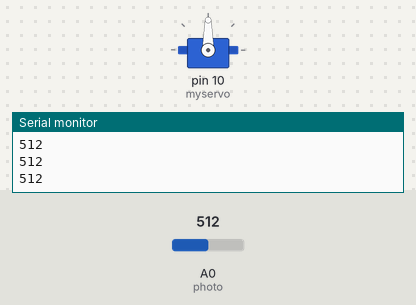
This sketch was run on a simulated Arduino Uno, built with avr-gcc and run on an emulated ATmega328P. On the bench: servo, the last lines printed to the serial monitor. The test bench sets the inputs (shaded band); at power-on: A0 (photo) = 512.

Above: at 1.2 s.
1.3 s: A0 (photo) set to 783
2.8 s: A0 (photo) set to 811
At 3.4 s:
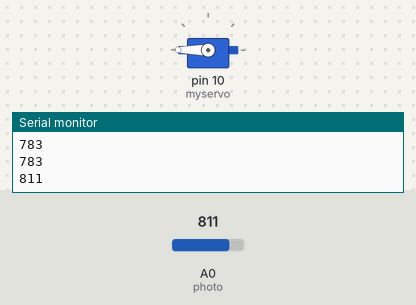
5.8 s: A0 (photo) set to 790
At 5.8 s:
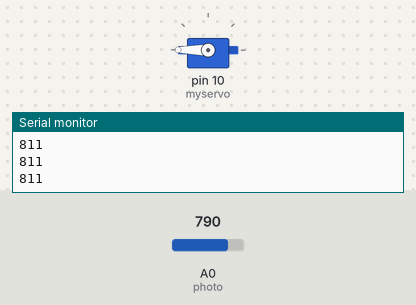
7.3 s: A0 (photo) set to 810
At 7.9 s:
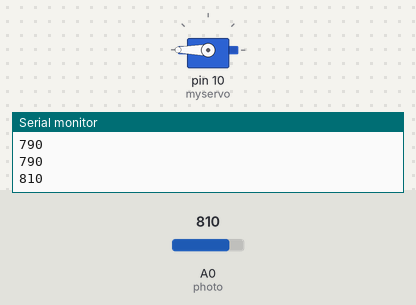
Timing chart, 0 to 11.3 s (numbered marks = the images above; inputs shaded):
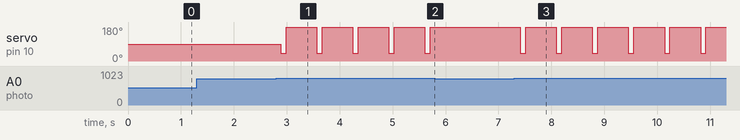

The sketch:

JEU_CHROME_AUTOMATIS_.ino
```cpp
#include<Servo.h>
int photo = A0 ;
Servo myservo ;

void setup() {
  // put your setup code here, to run once:
Serial.begin(9600);
pinMode(photo, INPUT);
myservo.attach(10);
}

void loop() {
  // put your main code here, to run repeatedly:
int lecture = analogRead(photo);
Serial.println(lecture);
delay(80);
if(lecture > 800)
{
  myservo.write(40);
  delay(100);
  myservo.write(180);
  delay(500);

  }


}
```

Measured:
- the behaviour switches between 800 and 801 on A0 (photo) (found by bisection; images 0 and 1)
- after the input at 2.8 s, servo on pin 10 (myservo): alternates 180° for 0.58 s and 40° for 0.10 s, starting after 0.09 s
- after the input at 5.8 s, servo on pin 10 (myservo): stops changing and stays 180°
- after the input at 7.3 s, servo on pin 10 (myservo): alternates 180° for 0.58 s and 40° for 0.10 s, starting after 0.12 s
